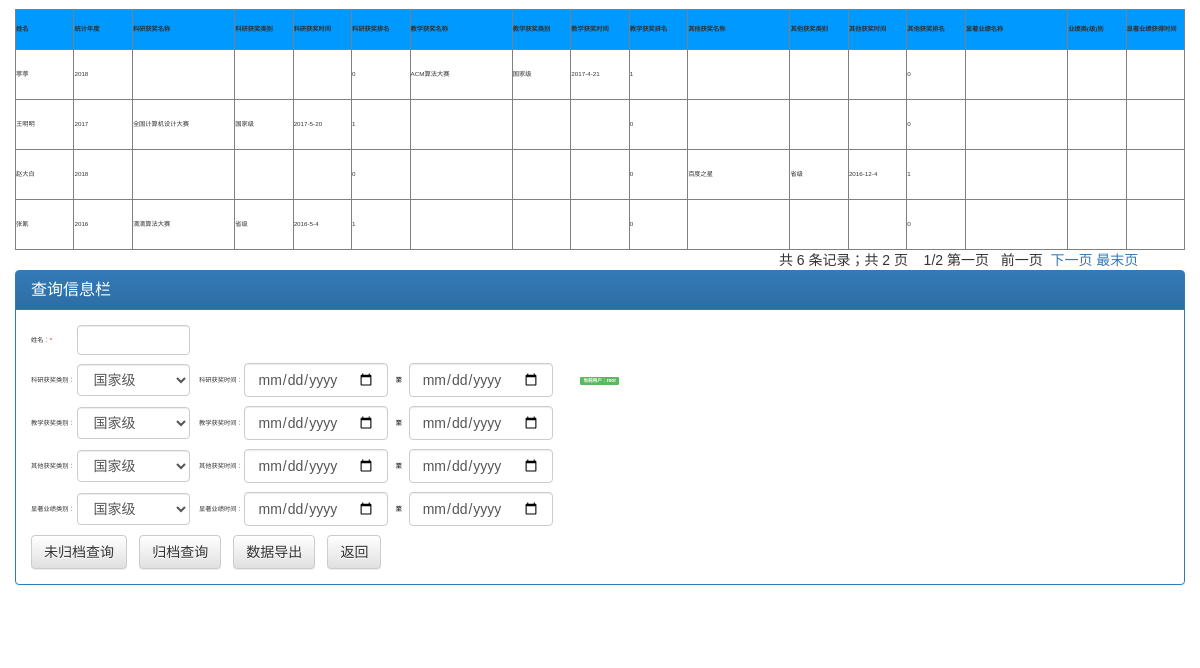
/teacherinfo/searchRecord.php (signed in), run on the app's committed database.
### tables this page shows
CREATE TABLE `teacherinfo` (
  `name` varchar(10) NOT NULL,
  `year` varchar(20) DEFAULT NULL,
  `pigeonhole` tinyint(15) DEFAULT '0',
  `science_name` varchar(100) DEFAULT NULL,
  `science_class` varchar(100) DEFAULT NULL,
  `science_time` varchar(20) DEFAULT NULL,
  `science_rank` int(20) DEFAULT '0',
  `teach_name` varchar(100) DEFAULT NULL,
  `teach_class` varchar(100) DEFAULT NULL,
  `teach_time` varchar(20) DEFAULT NULL,
  `teach_rank` int(20) DEFAULT '0',
  `other_name` varchar(100) DEFAULT NULL,
  `other_class` varchar(100) DEFAULT NULL,
  `other_time` varchar(20) DEFAULT NULL,
  `other_rank` int(20) DEFAULT '0',
  `famous_name` varchar(100) DEFAULT NULL,
  `famous_class` varchar(100) DEFAULT NULL,
  `famous_time` varchar(20) DEFAULT NULL,
  `time` varchar(50) NOT NULL,
  `id` int(11) NOT NULL
);

### teacherinfo/searchRecord.php (the view, shortened to what this page needs)
<!DOCTYPE html>
<head>
    <?php
    include_once "../common/conn.php";
    if (empty($_SESSION['username']))
    {
        echo"<script type="."\""."text/javascript"."\"".">"."window.location="."\""."../index.php"."\""."</script>";
    }
    else
    {
        $username = $_SESSION['username'];
    }
    ?>
    <?php
        $Page_size=4;
        $sql_count = "SELECT * FROM teacherinfo";
        $stmt = $pdo->query($sql_count);
        $count = $stmt->rowCount();
        $page_count = ceil($count/$Page_size);
        $pages=$page_count;
        if(empty($_GET['page'])||$_GET['page']<0){
            $page=1;
        }else {
            $page=$_GET['page'];
        }
        $offset=$Page_size*($page-1);
    ?>
    <link rel="stylesheet" href="../assets/jquery-ui.min.css">
    <link rel="stylesheet" href="assets/style.css">
</head>
<body>
    <br>
    <?php
        echo "<div id='accort' class='table-responsive table2excel' data-tableName='Test Table 1'>";
            echo "<table width='100%' cellspacing='0'  cellpadding='0' border='1' style='width:100%;table-layout:fixed'>";
            echo "<tr height='40px' bgcolor='#0099FF'>
                  <th style='width:5%;table-layout:fixed'>姓名</th>
                  <th style='width:5%;table-layout:fixed'>统计年度</th>
                  <th colspan='2'>科研获奖名称</th>
                  <th style='width:5%;table-layout:fixed'>科研获奖类别</th>
                  <th style='width:5%;table-layout:fixed'>科研获奖时间</th>
                  <th style='width:5%;table-layout:fixed'>科研获奖排名</th>
                  <th colspan='2'>教学获奖名称</th>
                  <th style='width:5%;table-layout:fixed'>教学获奖类别</th>
                  <th style='width:5%;table-layout:fixed'>教学获奖时间</th>
                  <th style='width:5%;table-layout:fixed'>教学获奖排名</th>
                  <th colspan='2'>其他获奖名称</th>
                  <th style='width:5%;table-layout:fixed'>其他获奖类别</th>
                  <th style='width:5%;table-layout:fixed'>其他获奖时间</th>
                  <th style='width:5%;table-layout:fixed'>其他获奖排名</th>
                  <th colspan='2'>显著业绩名称</th>
                  <th style='width:5%;table-layout:fixed'>业绩类(级)别</th>
                  <th style='width:5%;table-layout:fixed'>显著业绩获得时间</th>
                  </tr>";
            $sql = "SELECT `name`, `year`, `science_name`, `science_class`, `science_time`, `science_rank`, `teach_name`, `teach_class`, `teach_time`, `teach_rank`, `other_name`, `other_class`, `other_time`, `other_rank`, `famous_name`, `famous_class`, `famous_time` FROM `teacherinfo` order by `time` limit $offset,$Page_size";
            foreach ($pdo->query($sql) as $row){
                 echo "<tr height='50px'>";
                 echo "<td>{$row['name']}</td>";
                 echo "<td>{$row['year']}</td>";
                 echo "<td colspan='2'>{$row['science_name']}</td>";
                 echo "<td>{$row['science_class']}</td>";
                 echo "<td>{$row['science_time']}</td>";
                 echo "<td>{$row['science_rank']}</td>";
                 echo "<td colspan='2'>{$row['teach_name']}</td>";
                 echo "<td>{$row['teach_class']}</td>";
                 echo "<td>{$row['teach_time']}</td>";
                 echo "<td>{$row['teach_rank']}</td>";
                 echo "<td colspan='2'>{$row['other_name']}</td>";
                 echo "<td>{$row['other_class']}</td>";
                 echo "<td>{$row['other_time']}</td>";
                 echo "<td>{$row['other_rank']}</td>";
                 echo "<td colspan='2'>{$row['famous_name']}</td>";
                 echo "<td>{$row['famous_class']}</td>";
                 echo "<td>{$row['famous_time']}</td>";
                 echo "</tr>";
            }
            echo "</table>";
        echo "</div>";
        echo '<div class="page" align="right"  style="font-size:14px">';
        $countpages = "共 " . $count . " 条记录；" . "共 " . $pages . " 页";
        echo $countpages,"&nbsp;&nbsp;&nbsp;&nbsp;";
            echo "<span id='pagenumber'>$page/$pages</span> ";
                if($page!=1){
                    echo "<a href='searchRecord.php?page=1'>第一页</a>&nbsp;";
                    echo "<a href='searchRecord.php?page=".($page-1)."'>前一页</a>&nbsp;";
                }else {
                    echo "第一页 &nbsp;&nbsp;";
                    echo "前一页&nbsp;&nbsp;";
                }
                if($page!=$pages){
                    echo "<a href='searchRecord.php?page=".($page+1)."'>下一页</a>&nbsp;";
                    echo "<a href='searchRecord.php?page=".($pages)."'>最末页</a>&nbsp;";
                }else {
                    echo "下一页 ";
                    echo "最末页";
                }
            echo '</div>';
     ?>
     <div class="page" width="100%">
    <form id="iterInfo" name="iterInfo" method="post" action="datasorce.php" class="form-inline" role="form" enctype="multipart/form-data">
        <div class="panel panel-primary" width="100%">
            <div class="panel-heading">
                <h3 class="panel-title">
                    查询信息栏
                </h3>
            </div>
            <div class="panel-body">
                姓名：<font color='#FF0000'>*</font>&nbsp;&nbsp;&nbsp;&nbsp;&nbsp;&nbsp;&nbsp;&nbsp;&nbsp;&nbsp;&nbsp;&nbsp;&nbsp;
                <input type="text" id='teacher_name' class="form-control" style="width:10%;height:25%;" name='teacher_name'/>
                <br><br>
                科研获奖类别：
                <select style='width:10%;height:25%;' class='form-control' name='science_class'
                        type='text' id='science_class'>
                    <option value='国家级' selected="selected">国家级</option>
                </select>
                &nbsp;&nbsp;&nbsp;&nbsp;科研获奖时间：
                <input id='date1' class="form-control" name='date1' type="date" width="50px"/>
                <label>至</label>
                <input id='date2' class="form-control" name='date2' type="date" width="50px"/>
                <span class='label label-success' name="username" id="username">当前用户：<?php echo $username; ?></span>
                <br><br>
                教学获奖类别：
                <select style='width:10%;height:25%;' class='form-control' name='teach_class' type='text' id='teach_class'>
                    <option value='国家级' selected="selected">国家级</option>
                </select>
                &nbsp;&nbsp;&nbsp;&nbsp;教学获奖时间：
                <input id='date3' class="form-control" name='date3' type="date" width="50px"/>
                <label>至</label>
                <input id='date4' class="form-control" name='date4' type="date" width="50px"/>
                <br><br>
                其他获奖类别：
                <select style='width:10%;height:25%;' class='form-control' name='other_class' type='text' id='other_class'>
                    <option value='国家级' selected="selected">国家级</option>
                </select>
                &nbsp;&nbsp;&nbsp;&nbsp;其他获奖时间：
                <input id='date5' class="form-control" name='date5' type="date" width="50px"/>
                <label>至</label>
                <input id='date6' class="form-control" name='date6' type="date" width="50px"/>
                <br><br>
                显著业绩类别：
                <select style='width:10%;height:25%;' class='form-control' name='famous_class' type='text' id='famous_class'>
                    <option value='国家级' selected="selected">国家级</option>
                </select>
                &nbsp;&nbsp;&nbsp;&nbsp;显著业绩时间：
                <input id='date7' class="form-control" name='date7' type="date" width="50px"/>
                <label>至</label>
                <input id='date8' class="form-control" name='date8' type="date" width="50px"/>
                <br><br>
                <input type='button' class='btn btn-default' onclick='searchData()' value='未归档查询'/>&nbsp; &nbsp;&nbsp; &nbsp;
                <input type='button' class='btn btn-default' onclick='pigeonhole()' value='归档查询'/>&nbsp; &nbsp;&nbsp; &nbsp;
                <input type='button' class='btn btn-default' id='download' value='数据导出'/>&nbsp; &nbsp;&nbsp; &nbsp;
                <input type='button' class='btn btn-default' onclick='previouspage()' value='返回'/>&nbsp; &nbsp;&nbsp; &nbsp;
            </div>
        </div>
    </form>
    <br><br><br><br>
</div>
</body>
</html>

### assets/style.css (style rules this page uses)
body { font-family: "Trebuchet MS", "Helvetica", "Arial", "Verdana", "sans-serif"; font-size: 62.5%; }

### data on the page
teacherinfo: name "葶葶", year "2018", science_rank "0", teach_name "ACM算法大赛", teach_class "国家级", teach_time "2017-4-21", teach_rank "1", other_rank "0"
teacherinfo: name "王明明", year "2017", science_name "全国计算机设计大赛", science_class "国家级", science_time "2017-5-20", science_rank "1", teach_rank "0", other_rank "0"
teacherinfo: name "赵大白", year "2018", science_rank "0", teach_rank "0", other_name "百度之星", other_class "省级", other_time "2016-12-4", other_rank "1"
teacherinfo: name "张氰", year "2016", science_name "滴滴算法大赛", science_class "省级", science_time "2016-5-4", science_rank "1", teach_rank "0", other_rank "0"

### other printed values
$countpages "共 6 条记录；共 2 页"
$page "1"
$pages "2"
